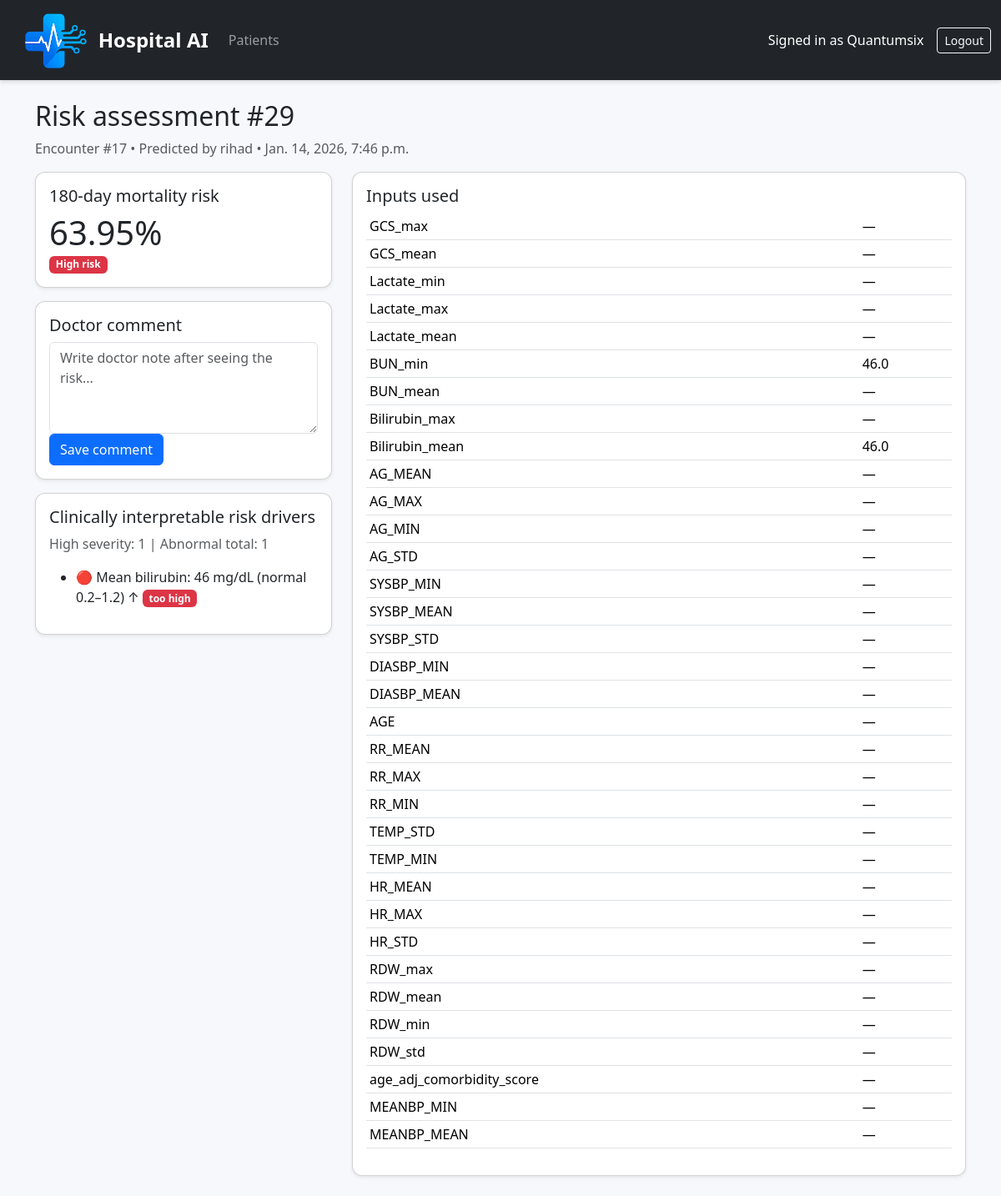
Screenshot of /risk/assessments/29/ (signed in) with the database file from the repository.
### risk/models.py (models this page shows, shortened)
class RiskAssessment(models.Model):
    encounter = models.ForeignKey(
        "patients.Encounter",
        on_delete=models.CASCADE,
        related_name="risk_assessments"
    )
    observation_set = models.ForeignKey(
        "observations.ObservationSet",
        on_delete=models.CASCADE,
        related_name="risk_assessments"
    )
    risk_180d = models.FloatField()
    risk_band = models.CharField(max_length=16)
    model_version = models.CharField(max_length=64, default="")
    created_at = models.DateTimeField(auto_now_add=True)
    created_by = models.ForeignKey(
        settings.AUTH_USER_MODEL,
        on_delete=models.PROTECT,
        null=True,
        blank=True,
        related_name="risk_assessments_created",
    )
    doctor_name = models.CharField(max_length=100, blank=True, null=True)
    doctor_comment = models.TextField(blank=True, default="")

### patients/models.py (models this page shows, shortened)
class Encounter(models.Model):
    STATUS_CHOICES = [
        ("ACTIVE", "Active"),
        ("DISCHARGED", "Discharged"),
    ]
    patient = models.ForeignKey(Patient, on_delete=models.CASCADE, related_name="encounters")
    admitted_at = models.DateTimeField(default=timezone.now)
    unit = models.CharField(max_length=64, blank=True, help_text="e.g., ICU-A, ICU-B, Ward 3")
    status = models.CharField(max_length=16, choices=STATUS_CHOICES, default="ACTIVE")

### observations/models.py (models this page shows, shortened)
class ObservationSet(models.Model):
    encounter = models.ForeignKey(Encounter, on_delete=models.CASCADE, related_name="observation_sets")
    recorded_at = models.DateTimeField(default=timezone.now)
    recorded_by = models.ForeignKey(
        settings.AUTH_USER_MODEL, null=True, blank=True, on_delete=models.SET_NULL, related_name="recorded_observations"
    )
    recorded_by_name = models.CharField(max_length=120, null=True, blank=True)
    GCS_max = models.FloatField(null=True, blank=True)
    GCS_mean = models.FloatField(null=True, blank=True)
    Lactate_min = models.FloatField(null=True, blank=True)
    Lactate_max = models.FloatField(null=True, blank=True)
    Lactate_mean = models.FloatField(null=True, blank=True)
    BUN_min = models.FloatField(null=True, blank=True)
    BUN_mean = models.FloatField(null=True, blank=True)
    Bilirubin_max = models.FloatField(null=True, blank=True)
    Bilirubin_mean = models.FloatField(null=True, blank=True)
    AG_MEAN = models.FloatField(null=True, blank=True)
    AG_MAX = models.FloatField(null=True, blank=True)
    AG_MIN = models.FloatField(null=True, blank=True)
    AG_STD = models.FloatField(null=True, blank=True)
    SYSBP_MIN = models.FloatField(null=True, blank=True)
    SYSBP_MEAN = models.FloatField(null=True, blank=True)
    SYSBP_STD = models.FloatField(null=True, blank=True)
    DIASBP_MIN = models.FloatField(null=True, blank=True)
    DIASBP_MEAN = models.FloatField(null=True, blank=True)
    AGE = models.FloatField(null=True, blank=True)
    RR_MEAN = models.FloatField(null=True, blank=True)
    RR_MAX = models.FloatField(null=True, blank=True)
    RR_MIN = models.FloatField(null=True, blank=True)
    TEMP_STD = models.FloatField(null=True, blank=True)
    TEMP_MIN = models.FloatField(null=True, blank=True)
    HR_MEAN = models.FloatField(null=True, blank=True)
    HR_MAX = models.FloatField(null=True, blank=True)
    HR_STD = models.FloatField(null=True, blank=True)
    RDW_max = models.FloatField(null=True, blank=True)
    RDW_mean = models.FloatField(null=True, blank=True)
    RDW_min = models.FloatField(null=True, blank=True)
    RDW_std = models.FloatField(null=True, blank=True)
    age_adj_comorbidity_score = models.FloatField(null=True, blank=True)
    MEANBP_MIN = models.FloatField(null=True, blank=True)
    MEANBP_MEAN = models.FloatField(null=True, blank=True)
    @staticmethod
    def feature_columns():
        return FEATURE_COLUMNS

### risk/views.py (the view)
# urls.py: path("assessments/<int:assessment_id>/", views.detail, name="detail"),
@login_required
def detail(request, assessment_id):
    ra = get_object_or_404(RiskAssessment, id=assessment_id)
    if request.method == "POST":
        form = RiskCommentForm(request.POST)
        if form.is_valid():
            ra.doctor_comment = form.cleaned_data["doctor_comment"]
            ra.save(update_fields=["doctor_comment"])
            messages.success(request, "Doctor comment saved.")
            return redirect("risk:detail", ra.id)
    else:
        form = RiskCommentForm(initial={"doctor_comment": ra.doctor_comment})
    show_all = request.GET.get("all") == "1"
    drivers, shown_count, high_count, total_abnormal = build_clinical_drivers(
        ra.observation_set, show_all=show_all
    )
    features = [(c, getattr(ra.observation_set, c)) for c in ObservationSet.feature_columns()]
    return render(request, "risk/detail.html", {
        "ra": ra,
        "drivers": drivers,
        "shown_count": shown_count,
        "high_count": high_count,
        "total_abnormal": total_abnormal,
        "show_all": show_all,
        "features": features,
        "comment_form": form,
    })

### risk/forms.py
class RiskCommentForm(forms.Form):
    doctor_comment = forms.CharField(
        required=False,
        label="Doctor comment",
        widget=forms.Textarea(attrs={
            "class": "form-control",
            "rows": 4,
            "placeholder": "Write doctor note after seeing the risk..."
        })
    )

### risk/driver_logic.py (called while the page is built)
def _severity_icon(severity: str) -> str:
    if severity in ("TOO HIGH", "TOO LOW"):
        return "🔴"
    return "🟡"

### templates/risk/detail.html (shortened to what this page needs)
{% extends "base.html" %}
{% block content %}
<h2>Risk assessment #{{ ra.id }}</h2>
<p class="text-muted">
  Encounter #{{ ra.encounter.id }} • Predicted by {{ ra.doctor_name }} • {{ ra.created_at }}
</p>
<div class="row">
  <div class="col-md-4">
    <div class="card shadow-sm mb-3">
      <div class="card-body">
        <h5>180-day mortality risk</h5>
        <div class="display-6">{{ ra.risk_180d|floatformat:2 }}%</div>
        {% if ra.risk_band == "HIGH" %}
          <span class="badge bg-danger">High risk</span>
        {% elif ra.risk_band == "MEDIUM" %}
          <span class="badge bg-warning text-dark">Medium risk</span>
        {% else %}
          <span class="badge bg-success">Low risk</span>
        {% endif %}
      </div>
    </div>
    <div class="card shadow-sm mb-3">
      <div class="card-body">
        <h5>Doctor comment</h5>
        <form method="post">
          {{ comment_form.doctor_comment }}
          <button type="submit" class="btn btn-primary">
              Save comment
          </button>
        </form>
      </div>
    </div>
    <div class="card shadow-sm">
      <div class="card-body">
        <h5>Clinically interpretable risk drivers</h5>
        <p class="text-muted">
          High severity: {{ high_count }} | Abnormal total: {{ total_abnormal }}
        </p>
        <ul>
          {% for d in drivers %}
            <li>
              {{ d.icon }} {{ d.text }}
              {% if d.severity == "TOO HIGH" or d.severity == "TOO LOW" %}
                <span class="badge bg-danger">{{ d.severity|lower }}</span>
              {% else %}
                <span class="badge bg-warning text-dark">{{ d.severity|lower }}</span>
              {% endif %}
            </li>
          {% empty %}
            <li class="text-muted">No abnormal drivers detected.</li>
          {% endfor %}
        </ul>
      </div>
    </div>
  </div>
  <div class="col-md-8">
    <div class="card shadow-sm">
      <div class="card-body">
        <h5>Inputs used</h5>
        <table class="table table-sm">
          {% for k,v in features %}
          <tr>
            <td>{{ k }}</td>
            <td>{{ v|default:"—" }}</td>
          </tr>
          {% endfor %}
        </table>
      </div>
    </div>
  </div>
</div>
{% endblock %}

### templates/base.html (shortened to what this page needs)
{% load static %}
<!DOCTYPE html>
<html lang="en">
<head>
    <link href="https://cdn.jsdelivr.net/npm/bootstrap@5.3.2/dist/css/bootstrap.min.css" rel="stylesheet">
</head>
<body>
<nav class="navbar navbar-expand-lg navbar-dark bg-dark">
    <div class="container-fluid">
        <a class="navbar-brand d-flex align-items-center justify-content-start p-0"
            href="{% url 'patients:patient_list' %}">
               <img src="{% static 'img/logo.png' %}"
                    alt="Hospital AI"
                    style="height:80px; width:auto;"
                    class="me-2">
               <span class="fw-bold fs-4 text-white">Hospital AI</span>
        </a>
        <div class="collapse navbar-collapse">
            <ul class="navbar-nav me-auto mb-2 mb-lg-0">
                <li class="nav-item">
                    <a class="nav-link" href="{% url 'patients:patient_list' %}">
                        Patients
                    </a>
                </li>
            </ul>
        </div>
        <div class="d-flex align-items-center">
            {% if user.is_authenticated %}
                <span class="navbar-text me-3 text-white">
                    Signed in as {{ user.username }}
                </span>
                <form method="post" action="{% url 'accounts:logout' %}" class="d-inline">
                    <button type="submit" class="btn btn-outline-light btn-sm">
                        Logout
                    </button>
                </form>
            {% else %}
                <a class="btn btn-outline-light btn-sm" href="{% url 'accounts:login' %}">
                    Login
                </a>
            {% endif %}
        </div>
    </div>
</nav>
<div class="container my-4">
    {% block content %}
    {% endblock %}
</div>
</body>
</html>

### templates/base.html (style rules this page uses)
body { background-color: #f6f8fb; }
.card { border-radius: 12px; box-shadow: 0 4px 12px rgba(0,0,0,.08); }
.btn-primary { transition: background-color .15s ease, border-color .15s ease, transform .06s ease, box-shadow .06s ease; }
textarea { resize: vertical; }
.navbar { box-shadow: 0 2px 5px rgba(0,0,0,.15);min-height: 60px; padding-left: 10px; }

### rows the page displays
RiskAssessment: id "29", encounter.id "17", doctor_name "rihad", created_at "Jan. 14, 2026, 7:46 p.m.", risk_180d "63.95"
ObservationSet: features "46.0" "46.0"

### other values shown
{{ user.username }} "Quantumsix"
{{ high_count }} "1"
{{ total_abnormal }} "1"
{{ d.icon }} "🔴"
{{ d.text }} "Mean bilirubin: 46 mg/dL (normal 0.2–1.2) ↑"
{{ d.severity|lower }} "too high"
{{ k }} "GCS_max" "GCS_mean" "Lactate_min" "Lactate_max" "Lactate_mean" "BUN_min" "BUN_mean" "Bilirubin_max" "Bilirubin_mean" "AG_MEAN" "AG_MAX" "AG_MIN" "AG_STD" "SYSBP_MIN" "SYSBP_MEAN" "SYSBP_STD" "DIASBP_MIN" "DIASBP_MEAN" "AGE" "RR_MEAN" "RR_MAX" "RR_MIN" "TEMP_STD" "TEMP_MIN" "HR_MEAN" "HR_MAX" "HR_STD" "RDW_max" "RDW_mean" "RDW_min" "RDW_std" "age_adj_comorbidity_score" "MEANBP_MIN" "MEANBP_MEAN"
{{ v|default:"—" }} "—" "—" "—" "—" "—" "—" "—" "—" "—" "—" "—" "—" "—" "—" "—" "—" "—" "—" "—" "—" "—" "—" "—" "—" "—" "—" "—" "—" "—" "—" "—" "—"
